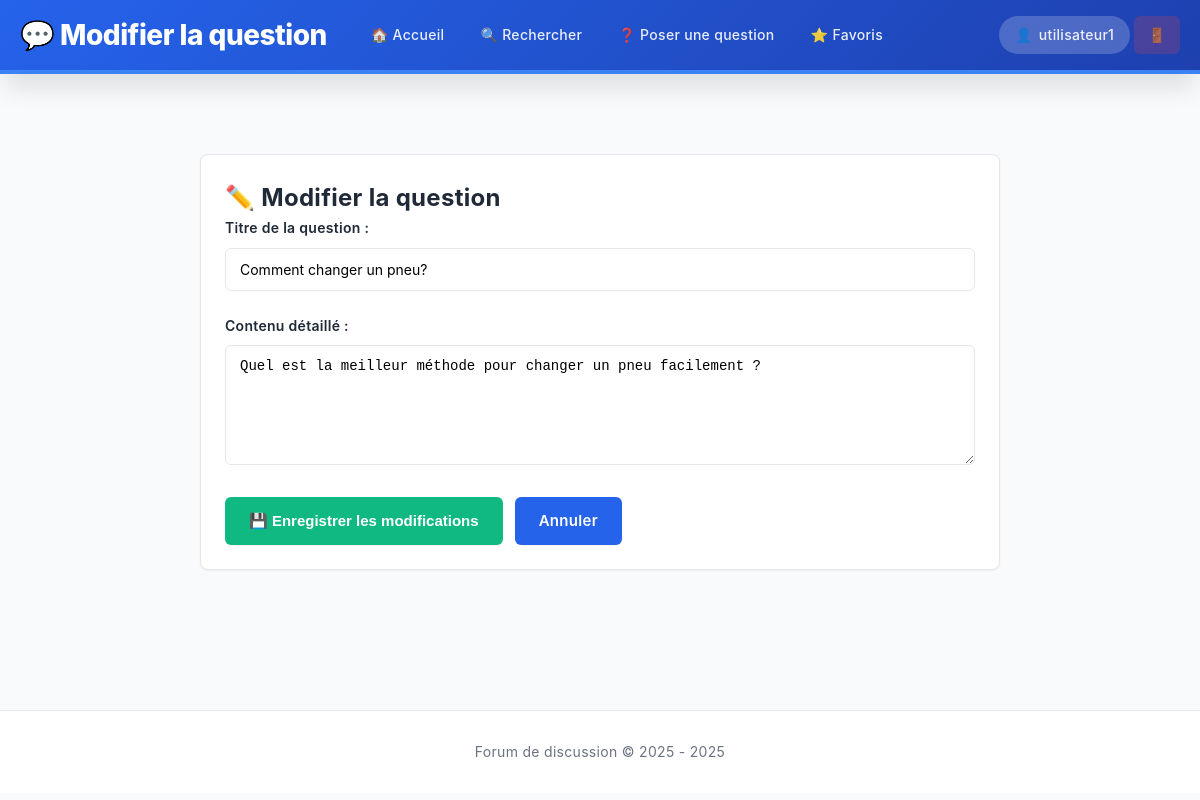
/modifier_question.php?id=2 (signed in), run on the app's committed database.
### tables this page shows
CREATE TABLE `forum_question` (
  `q_id` int(11) NOT NULL,
  `q_date_ajout` datetime DEFAULT current_timestamp(),
  `q_titre` varchar(100) NOT NULL,
  `q_contenu` text NOT NULL,
  `user_id` int(11) DEFAULT NULL,
  `status` enum('open','closed') DEFAULT 'open',
  `views_count` int(11) DEFAULT 0,
  `last_activity` datetime DEFAULT current_timestamp(),
  `is_solution` tinyint(1) DEFAULT 0
);

### modifier_question.php (the view, shortened to what this page needs)
<?php
require_once 'fonctions.php';
$question_id = $_GET['id'] ?? 0;
$sql = "SELECT * FROM forum_question WHERE q_id = ? AND user_id = ?";
$stmt = $pdo->prepare($sql);
$stmt->execute([$question_id, $_SESSION['user_id']]);
$question = $stmt->fetch();
?>
<!DOCTYPE html>
<html>
<head>
    <link rel="stylesheet" href="styles.css">
    <link rel="stylesheet" href="index.css">
</head>
<body>
    <main>
        <div class="card" style="max-width: 800px; margin: 40px auto;">
            <h2>✏️ Modifier la question</h2>
            <form method="post">
                <div class="form-group">
                    <label>Titre de la question :</label>
                    <input type="text" name="titre" value="<?= htmlspecialchars($question['q_titre']) ?>" required autofocus>
                </div>
                <div class="form-group">
                    <label>Contenu détaillé :</label>
                    <textarea name="contenu" required><?= htmlspecialchars($question['q_contenu']) ?></textarea>
                </div>
                <div style="display: flex; gap: 12px; margin-top: 24px;">
                    <button type="submit" class="success">💾 Enregistrer les modifications</button>
                    <a href="question.php?id=<?= $question_id ?>" class="btn">Annuler</a>
                </div>
            </form>
        </div>
    </main>
    <footer>
        <p>Forum de discussion © 2025 - <?= date('Y') ?></p>
    </footer>
</body>
</html>

### styles.css (style rules this page uses)
* { margin: 0; padding: 0; box-sizing: border-box; }
:root { --primary: #2563eb; --primary-dark: #1e40af; --primary-light: #3b82f6; --secondary: #8b5cf6; --success: #10b981; --danger: #ef4444; --warning: #f59e0b; --text: #1f2937; --text-light: #6b7280; --border: #e5e7eb; --bg: #f9fafb; --white: #ffffff; --shadow-sm: 0 1px 2px 0 rgba(0, 0, 0, 0.05); --shadow-md: 0 4px 6px -1px rgba(0, 0, 0, 0.1); --shadow-lg: 0 10px 15px -3px rgba(0, 0, 0, 0.1); --shadow-xl: 0 20px 25px -5px rgba(0, 0, 0, 0.1); }
body { font-family: -apple-system, BlinkMacSystemFont, 'Segoe UI', Roboto, 'Helvetica Neue', Arial, sans-serif; background: var(--bg); color: var(--text); line-height: 1.6; letter-spacing: 0.3px; }
main { max-width: 1200px; margin: 0 auto; padding: 40px 20px; }
footer { text-align: center; padding: 30px 20px; margin-top: 60px; border-top: 1px solid var(--border); color: var(--text-light); background: var(--white); font-size: 14px; }
.form-group { margin-bottom: 24px; }
label { display: block; margin-bottom: 8px; font-weight: 600; color: var(--text); font-size: 14px; }
input, textarea, select { width: 100%; padding: 12px 14px; border: 1px solid var(--border); border-radius: 6px; font-size: 14px; font-family: inherit; transition: all 0.3s ease; background: var(--white); }
textarea { resize: vertical; min-height: 120px; font-family: 'Monaco', 'Menlo', monospace; }
button, .btn { padding: 12px 24px; background: var(--primary); color: white; border: none; border-radius: 6px; cursor: pointer; font-size: 15px; font-weight: 600; transition: all 0.3s ease; display: inline-block; text-decoration: none; white-space: nowrap; box-shadow: var(--shadow-sm); }
button.success, .btn.success { background: var(--success); }
.card { background: var(--white); border: 1px solid var(--border); border-radius: 8px; padding: 24px; box-shadow: var(--shadow-sm); transition: all 0.3s ease; }

### data on the page
forum_question: titre "Comment changer un pneu?", contenu "Quel est la meilleur méthode pour changer un pneu facilement ?"

### other printed values
$titre "Modifier la question"
$_SESSION['login'] "utilisateur1"
